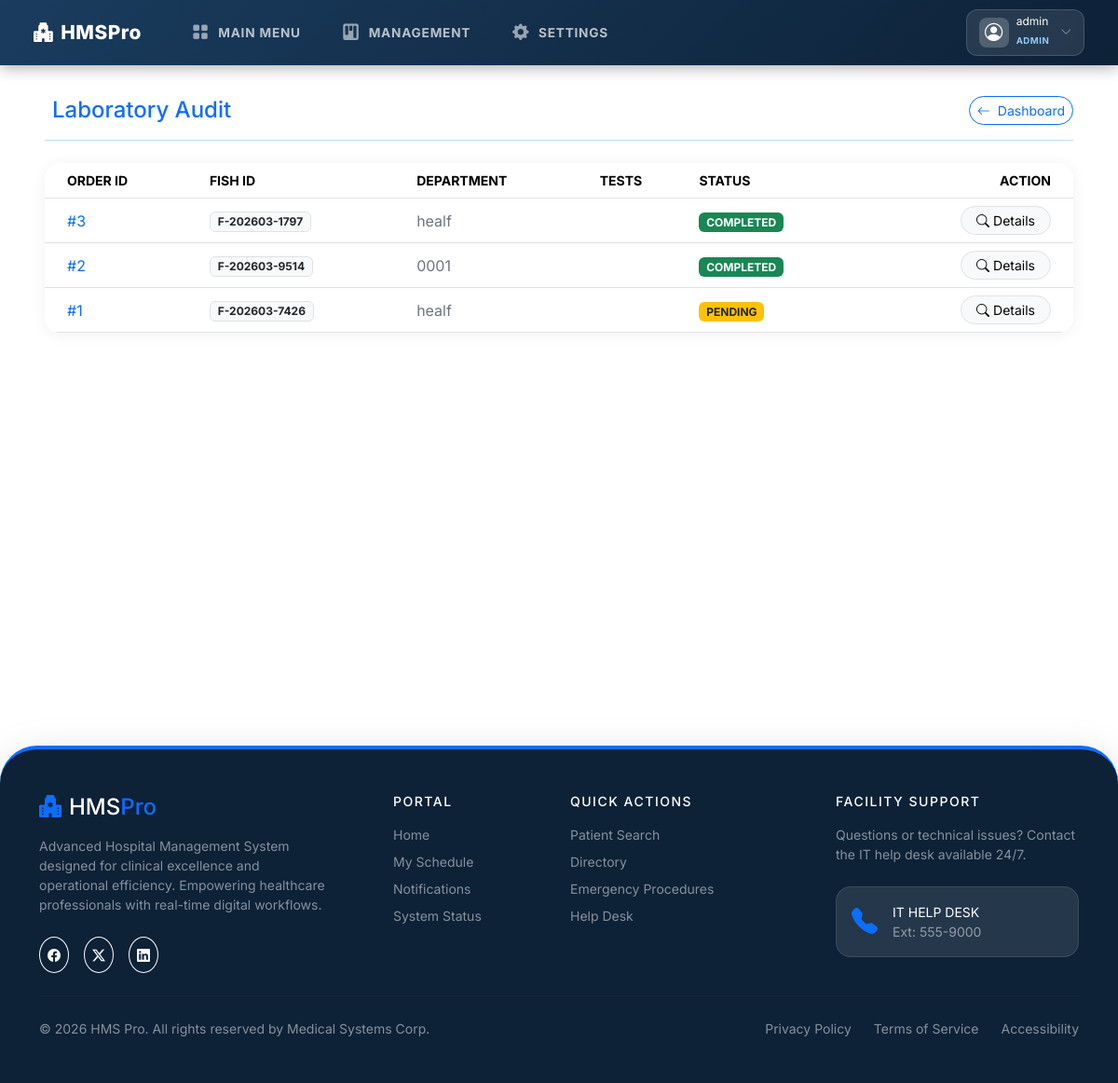
The page /accounts/monitor/lab/ (signed in) on the database its author committed.
### accounts/models.py (models this page shows, shortened)
class CustomUser(AbstractUser):
    ROLE_CHOICES = [
        ('Doctor', 'Doctor'),
        ('Reception', 'Reception'),
        ('Lab', 'Laboratory Staff'),
        ('Pharmacy', 'Pharmacist'),
        ('Payments', 'Billing Staff'),
        ('Nurse', 'Nurse'),
        ('WardManager', 'Ward Manager'),
        ('Admin', 'Administrator'),
    ]
    email = models.EmailField(unique=True)
    first_name = models.CharField(max_length=50)
    last_name = models.CharField(max_length=50)
    role = models.CharField(max_length=20, choices=ROLE_CHOICES, verbose_name="Select Role")
    phone = models.CharField(max_length=15, blank=True, null=True)
    address = models.TextField(blank=True, null=True)
    is_on_duty = models.BooleanField(default=True)
    schedule = models.CharField(max_length=100, blank=True, null=True) # e.g. Mon-Fri 08:00-16:00
    created_at = models.DateTimeField(default=timezone.now, editable=False)
    updated_at = models.DateTimeField(auto_now=True)
    employee_id = models.CharField(max_length=20, blank=True, null=True)  # Staff ID
    department = models.CharField(max_length=50, blank=True, null=True)   # e.g., Cardiology, Pharmacy
    profile_photo = models.ImageField(upload_to='profile_photos/', blank=True, null=True)

### lab/models.py (models this page shows, shortened)
class LabOrder(models.Model):
    LAB_STATUS = [
        ('Pending', 'Pending'),
        ('Sample Collected', 'Sample Collected'),
        ('Processing', 'Processing'),
        ('Completed', 'Completed'),
        ('Cancelled', 'Cancelled'),
    ]
    visit = models.ForeignKey(PatientVisit, on_delete=models.CASCADE, related_name='lab_orders')
    test_name = models.CharField(max_length=200)
    instructions = models.TextField(blank=True, null=True)
    status = models.CharField(max_length=20, choices=LAB_STATUS, default='Pending')
    results = models.TextField(blank=True, null=True)
    created_at = models.DateTimeField(auto_now_add=True)
    updated_at = models.DateTimeField(auto_now=True)

### reception/models.py (models this page shows, shortened)
class PatientVisit(models.Model):
    STATUS_CHOICES = [
        ('Waiting', 'Waiting for Doctor'),
        ('Consulting', 'In Consultation'),
        ('Lab', 'In Laboratory'),
        ('Pharmacy', 'In Pharmacy'),
        ('Admitted', 'Admitted'),
        ('Billing', 'Waiting for Payment'),
        ('Discharged', 'Discharged'),
    ]
    PRIORITY_CHOICES = [
        ('Normal', 'Normal'),
        ('Urgent', 'Urgent'),
        ('Emergency', 'Emergency'),
    ]
    DEPARTMENT_CHOICES = [
        ('General OPD', 'General OPD'),
        ('Cardiology', 'Cardiology'),
        ('Neurology', 'Neurology'),
        ('Pediatrics', 'Pediatrics'),
        ('Maternity', 'Maternity'),
        ('Orthopedics', 'Orthopedics'),
        ('Internal Medicine', 'Internal Medicine'),
        ('Surgery', 'Surgery'),
        ('Dental', 'Dental'),
        ('Eye Clinic', 'Eye Clinic'),
        ('ENT', 'ENT (Ear, Nose, Throat)'),
        ('Oncology', 'Oncology'),
        ('Emergency', 'Emergency Room (ER)'),
    ]
    fish_id = models.CharField(max_length=20, unique=True, editable=False)
    patient = models.ForeignKey(Patient, on_delete=models.CASCADE, related_name='visits')
    assigned_doctor = models.ForeignKey(
        settings.AUTH_USER_MODEL,
        on_delete=models.SET_NULL,
        null=True,
        blank=True,
        related_name='assigned_patients',
        limit_choices_to={'role': 'Doctor'}
    )
    department = models.CharField(max_length=100, choices=DEPARTMENT_CHOICES, default='General OPD')
    status = models.CharField(max_length=20, choices=STATUS_CHOICES, default='Waiting')
    priority = models.CharField(max_length=20, choices=PRIORITY_CHOICES, default='Normal')
    created_at = models.DateTimeField(auto_now_add=True)
    updated_at = models.DateTimeField(auto_now=True)

### accounts/views.py (the view)
# urls.py: path('monitor/lab/', views.lab_monitor, name='lab_monitor'),
@login_required
def lab_monitor(request):
    if request.user.role != 'Admin' and not request.user.is_superuser:
        return redirect('redirect_dashboard')
    from lab.models import LabOrder
    orders = LabOrder.objects.all().order_by('-id')
    return render(request, 'admin_panel/lab_monitor.html', {
        'page_title': 'Laboratory Audit',
        'orders': orders,
    })

### templates/admin_panel/lab_monitor.html (shortened to what this page needs)
{% extends 'base.html' %}
{% block content %}
<div class="d-flex align-items-center justify-content-between mb-4 pb-3 border-bottom border-primary border-opacity-25 mt-2">
    <h4 class="fw-800 text-primary mb-0">{{ page_title }}</h4>
    <a href="{% url 'admin_dashboard' %}" class="btn btn-outline-primary btn-sm rounded-pill fw-700">
        <i class="bi bi-arrow-left me-1"></i> Dashboard
    </a>
</div>
<div class="hms-card">
    <div class="card-body p-0">
        <div class="table-responsive">
            <table class="table table-hover align-middle mb-0">
                <thead class="bg-light">
                    <tr class="small text-muted fw-700">
                        <th class="ps-4">ORDER ID</th>
                        <th>FISH ID</th>
                        <th>DEPARTMENT</th>
                        <th>TESTS</th>
                        <th>STATUS</th>
                        <th class="text-end pe-4">ACTION</th>
                    </tr>
                </thead>
                <tbody>
                    {% for order in orders %}
                    <tr>
                        <td class="ps-4 fw-800 text-primary">#{{ order.id }}</td>
                        <td>
                             <span class="badge bg-light text-dark border fw-700">{{ order.visit.fish_id }}</span>
                        </td>
                        <td><span class="fw-700 text-secondary">{{ order.visit.department }}</span></td>
                        <td>
                        </td>
                        <td>
                            {% if order.status == 'Completed' %}
                                <span class="badge bg-success fw-800">COMPLETED</span>
                            {% elif order.status == 'Pending' %}
                                <span class="badge bg-warning text-dark fw-800">PENDING</span>
                            {% else %}
                                <span class="badge bg-secondary fw-800">{{ order.status|upper }}</span>
                            {% endif %}
                        </td>
                        <td class="text-end pe-4">
                            <a href="{% url 'edit_lab_order' order.id %}" class="btn btn-sm btn-light border fw-800 rounded-pill px-3">
                                <i class="bi bi-search"></i> Details
                            </a>
                        </td>
                    </tr>
                    {% endfor %}
                </tbody>
            </table>
        </div>
    </div>
</div>
{% endblock %}

### templates/base.html (shortened to what this page needs)
<!DOCTYPE html>
<html lang="en">
<head>
  <link rel="stylesheet" href="https://cdn.jsdelivr.net/npm/bootstrap@5.3.3/dist/css/bootstrap.min.css">
  <link rel="stylesheet" href="https://cdn.jsdelivr.net/npm/bootstrap-icons@1.11.3/font/bootstrap-icons.min.css">
</head>
<body class="{% block body_class %}{% endblock %}">
<nav class="navbar hms-navbar fixed-top">
  <div class="container-fluid d-flex align-items-center justify-content-between">
    <div class="d-flex align-items-center">
      <a class="navbar-brand" href="{% url 'home' %}">
        <i class="bi bi-hospital-fill me-2"></i>HMS<span>Pro</span>
      </a>
      {% include 'includes/nav_links.html' %}
    </div>
    <div class="d-flex align-items-center gap-2">
      {% if user.is_authenticated %}
        <div class="dropdown">
          <button class="profile-angle-btn d-flex align-items-center gap-2" data-bs-toggle="dropdown">
            <div class="profile-avatar">
              <i class="bi bi-person-circle"></i>
            </div>
            <div class="profile-info d-none d-sm-block text-start">
              <span class="d-block fw-800 text-white lh-1" style="font-size: 0.75rem;">{{ user.get_full_name|default:user.username }}</span>
              <span class="badge-role-mini">{{ user.role|default:"Staff" }}</span>
            </div>
            <i class="bi bi-chevron-down text-white fs-xs opacity-50 ms-1"></i>
          </button>
        </div>
      {% else %}
        <a href="{% url 'login' %}" class="btn btn-sm btn-primary fw-700 px-3 rounded-pill">
          <i class="bi bi-lock-fill me-1"></i>Secure Login
        </a>
      {% endif %}
    </div>
  </div>
</nav>
<div class="hms-main" style="margin-top:60px;">
  {% block content %}{% endblock %}
</div>
{% include 'footer.html' %}
</body>
</html>

### templates/base.html (style rules this page uses)
:root { --hms-primary: #1a3c5e; --hms-accent: #2196f3; --hms-light-bg: #ffffff; --sidebar-w: 260px; }
* { font-family: 'Inter', sans-serif; }
body { background: var(--hms-light-bg); min-height: 100vh; }
.hms-navbar { background: linear-gradient(135deg, var(--hms-primary) 0%, #0d2137 100%); box-shadow: 0 2px 16px rgba(0,0,0,.35); padding: .6rem 1.5rem; }
.hms-navbar .navbar-brand { font-weight: 800; font-size: 1.3rem; color: #fff !important; letter-spacing: .5px; }
.hms-navbar .navbar-brand span { color: var(--hms-teal); }
.hms-main { padding: 2.2rem 3rem; min-height: calc(100vh - 60px); transition: all 0.3s ease; }
.hms-card { border: none; border-radius: 16px; box-shadow: 0 2px 16px rgba(0,0,0,.06); background: #fff; overflow: hidden; }
.hms-card .card-body { padding: 1.3rem 1.5rem; }
.profile-angle-btn { background: rgba(255, 255, 255, 0.1); border: 1px solid rgba(255, 255, 255, 0.15); border-radius: 12px; padding: 0.4rem 0.8rem; transition: all 0.25s ease; backdrop-filter: blur(5px); }
.profile-avatar { width: 32px; height: 32px; background: rgba(255, 255, 255, 0.2); border-radius: 8px; display: flex; align-items: center; justify-content: center; color: #fff; font-size: 1.2rem; }
.badge-role-mini { font-size: 0.6rem; font-weight: 700; color: #90caf9; text-transform: uppercase; letter-spacing: 0.5px; }
.fs-xs { font-size: 0.75rem; }

### rows shown on the page
CustomUser: get_full_name "admin", role "ADMIN"
LabOrder: id "3", visit.fish_id "F-202603-1797", visit.department "healf", status "COMPLETED"
LabOrder: id "2", visit.fish_id "F-202603-9514", visit.department "0001", status "COMPLETED"
LabOrder: id "1", visit.fish_id "F-202603-7426", visit.department "healf", status "PENDING"

### other values the page prints
{{ page_title }} "Laboratory Audit"
